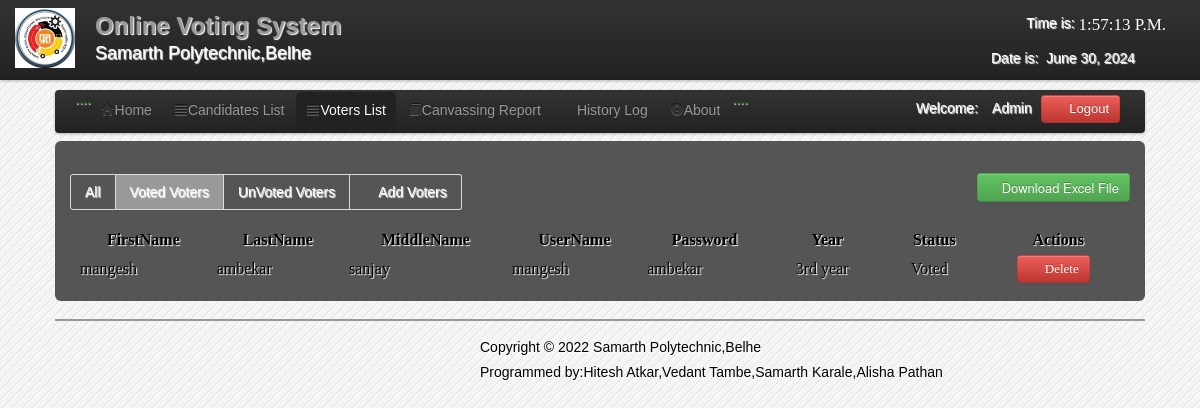
Page /admin/Voted_voters.php (signed in) on the committed database.
### tables this page shows
CREATE TABLE `users` (
  `User_id` int(11) NOT NULL,
  `FirstName` varchar(100) NOT NULL,
  `LastName` varchar(100) NOT NULL,
  `UserName` varchar(100) NOT NULL,
  `Password` varchar(100) NOT NULL,
  `User_Type` varchar(50) NOT NULL
);

CREATE TABLE `voters` (
  `VoterID` int(11) NOT NULL,
  `FirstName` varchar(150) NOT NULL,
  `LastName` varchar(150) NOT NULL,
  `MiddleName` varchar(100) NOT NULL,
  `Username` varchar(100) NOT NULL,
  `Password` varchar(100) NOT NULL,
  `Year` varchar(100) NOT NULL,
  `Status` varchar(20) NOT NULL
);

### admin/session.php (called while the page is built, shortened)
<?php
$id_session=$_SESSION['id'];
?>

### admin/Voted_voters.php (the view, shortened to what this page needs)
<?php
include('session.php');
include('header.php');
include('dbcon.php');
?>
</head>
<body>
<?php include('nav_top.php'); ?>
<div class="wrapper">
<div class="home_body">
<div class="navbar">
	<div class="navbar-inner">
	<div class="container">
	<ul class="nav nav-pills">
	  <li>....</li>
	  <li><a href="home.php"><i class="icon-home icon-large"></i>Home</a></li>
	  <li><a  href="candidate_list.php"><i class="icon-align-justify icon-large"></i>Candidates List</a></li>
	  <li class="active"><a  href="voter_list.php"><i class="icon-align-justify icon-large"></i>Voters List</a></li>
		 <li><a  href="canvassing_report.php"><i class="icon-book icon-large"></i>Canvassing Report</a></li>
		    <li><a  href="History.php"><i class="icon-table icon-large"></i>History Log</a>
		   <li><a data-toggle="modal" href="#about"><i class="icon-exclamation-sign icon-large"></i>About</a></li>
		   <li>....</li>
	 </ul>
	<form class="navbar-form pull-right">
		<?php $result=mysqli_query($conn,"select * from users where User_id='$id_session'");
	$row=mysqli_fetch_array($result);
	?>
	<font color="white">Welcome:<i class="icon-user-md"></i><?php echo $row['User_Type']; ?></font>
	<a class="btn btn-danger" id="logout" data-toggle="modal" href="#myModal"><i class="icon-off"></i>&nbsp;Logout</a>
	</form>
	</div>
	</div>
	</div>
	<div id="element" class="hero-body">
		    <div class="pagination">
    <ul>
    <li><a href="voter_list.php"><font color="white">All</font></a></li>
    <li  class="active"><a href="Voted_voters.php"><font color="white">Voted Voters</font></a></li>
    <li  class=""><a href="Unvoted_voters.php"><font color="white">UnVoted Voters</font></a></li>
    <li  class=""><a href="new_voter.php"><font color="white"><i class="icon-plus icon-large"></i>Add Voters</font></a></li>
    </ul>
    </div>
		<div class="excel_button">
			<form method="POST" action="excel_voted_voter.php">
	<button id="excel" class="btn btn-success" name="save"><i class="icon-download icon-large"></i>Download Excel File</button>
	</form>
	</div>
	<table class="users-table">
<div class="demo_jui">
		<table cellpadding="0" cellspacing="0" border="0" class="display" id="log" class="jtable">
			<thead>
				<tr>
				<th>FirstName</th>
				<th>LastName</th>
				<th>MiddleName</th>
				<th>UserName</th>
				<th>Password</th>
				<th>Year</th>
				<th>Status</th>
				<th>Actions</th>
				</tr>
			</thead>
			<tbody>
<?php $voter_query=mysqli_query($conn,"select  * from voters where status='Voted'");
		while($voter_rows=mysqli_fetch_array($voter_query)){ $id=$voter_rows['VoterID'];?>
<tr class="del<?php echo $id ?>">
	<td><?php echo $voter_rows['FirstName']; ?></td>
	<td><?php echo $voter_rows['LastName']; ?></td>
	<td><?php echo $voter_rows['MiddleName']; ?></td>
	<td><?php echo $voter_rows['Username']; ?></td>
	<td><?php echo $voter_rows['Password']; ?></td>
	<td align="center"><?php echo $voter_rows['Year']; ?></td>
	<td align="center"><?php echo $voter_rows['Status']; ?></td>
	<td align="center"><a class="btn btn-danger1"  id="<?php echo $id; ?>">  <i class="icon-trash icon-large"></i>&nbsp;Delete</a>
	</tr>
<?php } ?>
			</tbody>
		</table>
	</div>
	<?php include('footer.php')?>
</div>
</div>
</body>
</html>

### admin/css/datatable/demo_table_jui.css (style rules this page uses)
table.display thead th { cursor: pointer; padding: 3px 0 3px 10px; }
table.display { border-collapse: collapse; clear: both; margin: 0 auto; width: 100%; }
table.display td { padding: 3px 10px; }

### admin/css/Home.css (style rules this page uses)
* { margin:0; padding:0; }
body { font-family:"Trebuchet MS", "Myriad Pro", Arial, sans-serif; font-size:14px; background-color: #fff; background:#f4f4f4 url(../images/bg.gif) repeat top left; text-shadow:1px 1px 1px #fff; background-position: 0 0px; }
.wrapper { width:1090px; margin:10px auto; }

### rows in the picture
users: User_Type "Admin"
voters: FirstName "mangesh", LastName "ambekar", MiddleName "sanjay", Username "mangesh", Password "ambekar", Year "3rd year", Status "Voted"
